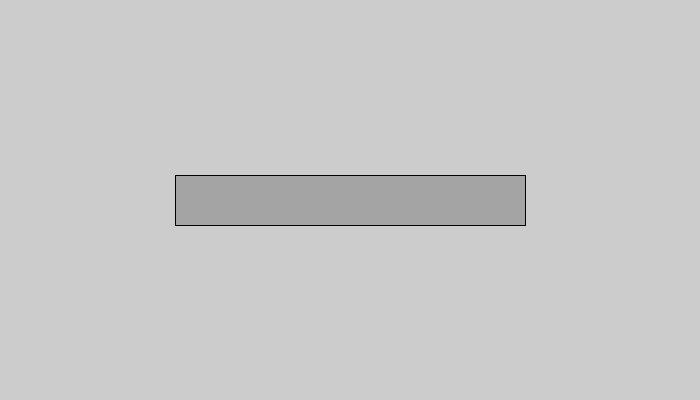
Frame 1 (no input)
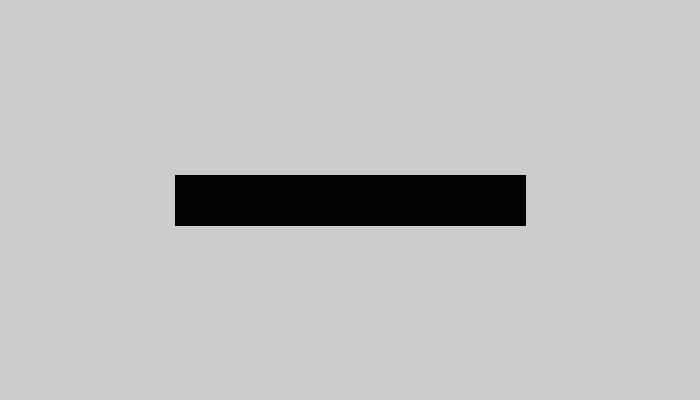
Frame 60 (the mouse pressed at the canvas centre just before this capture)
Frame 120 (the mouse held since frame 60 and released just before this capture): identical to frame 60, image omitted

The Processing sketch that drew these frames (run headless with seeded random() and noise(); from frame 60 on, the mouse is pressed at the canvas centre):

// Processing sketch: processing_36469
// ── processing_36469.pde

int value = 0;
int x = 350;
int y = 50;
int k = 0;

void setup(){
 size(700,400); 
 rectMode(CENTER);
}
  
void draw() {
  fill(value,50);
  rect(350, 200, x, y);
}

void mouseDragged() 
{
  value = value + 5;
  x = x+10;
  y = y+15;
  if (value > 255) {
    value = 0;
  }
  if (x==700 || y==400){
    x = 0;
    y = 0;
    k = 1;
    }
    if (k==0){
      k=1;
    }
}
